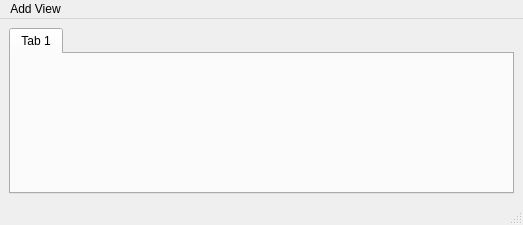
<?xml version="1.0" encoding="UTF-8"?>
<ui version="4.0">
 <class>MainWindow</class>
 <widget class="QMainWindow" name="MainWindow">
  <property name="geometry">
   <rect>
    <x>0</x>
    <y>0</y>
    <width>523</width>
    <height>225</height>
   </rect>
  </property>
  <property name="windowTitle">
   <string>CalendarViews Viewer</string>
  </property>
  <widget class="QWidget" name="centralwidget">
   <layout class="QVBoxLayout" name="verticalLayout">
    <item>
     <widget class="QTabWidget" name="tabWidget">
      <property name="currentIndex">
       <number>0</number>
      </property>
      <widget class="QWidget" name="tab">
       <attribute name="title">
        <string>Tab 1</string>
       </attribute>
      </widget>
     </widget>
    </item>
   </layout>
  </widget>
  <widget class="QMenuBar" name="menubar">
   <property name="geometry">
    <rect>
     <x>0</x>
     <y>0</y>
     <width>523</width>
     <height>21</height>
    </rect>
   </property>
   <widget class="QMenu" name="addViewMenu">
    <property name="title">
     <string>Add View</string>
    </property>
    <addaction name="actionAgenda"/>
   </widget>
   <addaction name="addViewMenu"/>
  </widget>
  <widget class="QStatusBar" name="statusbar"/>
  <action name="actionAgenda">
   <property name="text">
    <string>Agenda</string>
   </property>
  </action>
 </widget>
 <resources/>
 <connections/>
</ui>
